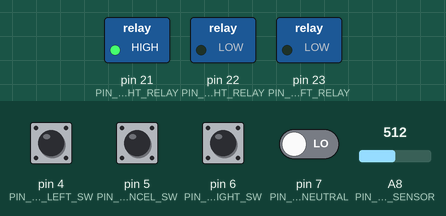
Simulated run of this sketch. Board: Arduino Mega 2560, built with avr-gcc and run on an emulated ATmega2560. Parts: switched loads named in the sketch (green lamp = pin HIGH). The test bench sets the inputs (shaded band); at power-on: pin 4 (PIN_DIGITAL_INPUT_TURNSIGNAL_LEFT_SW), pin 5 (PIN_DIGITAL_INPUT_TURNSIGNAL_CANCEL_SW), pin 6 (PIN_DIGITAL_INPUT_TURNSIGNAL_RIGHT_SW), pin 7 (PIN_DIGITAL_INPUT_NEUTRAL) LOW, A8 (PIN_ANALOG_INPUT_CDS_SENSOR) = 512.

Above: at 1.2 s.
1.3 s: pin 4 (PIN_DIGITAL_INPUT_TURNSIGNAL_LEFT_SW) pulled HIGH for 0.15 s
At 2.3 s:
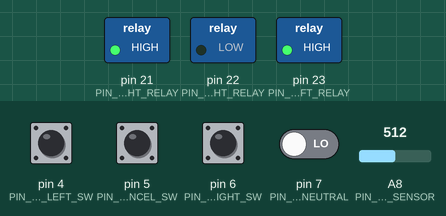
2.9 s: A8 (PIN_ANALOG_INPUT_CDS_SENSOR) set to 276
5.9 s: A8 (PIN_ANALOG_INPUT_CDS_SENSOR) set to 258
At 8.65 s:
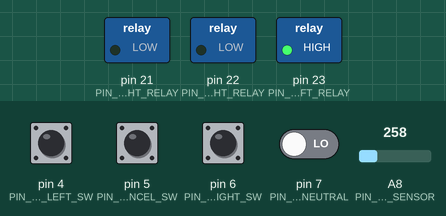
8.9 s: pin 6 (PIN_DIGITAL_INPUT_TURNSIGNAL_RIGHT_SW) pulled HIGH for 0.15 s
At 9.3 s:
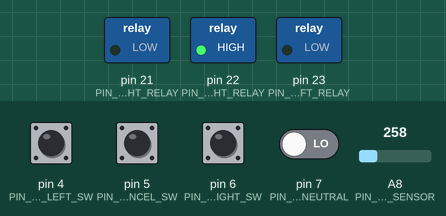
10.5 s: A8 (PIN_ANALOG_INPUT_CDS_SENSOR) set to 299
12.7 s: A8 (PIN_ANALOG_INPUT_CDS_SENSOR) set to 317
At 14.1 s:
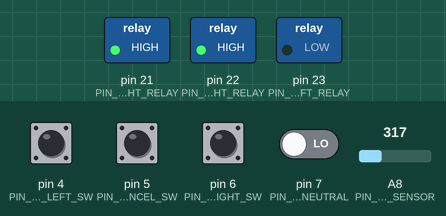
Timing chart, 0 to 15.7 s (numbered marks = the images above; inputs shaded):
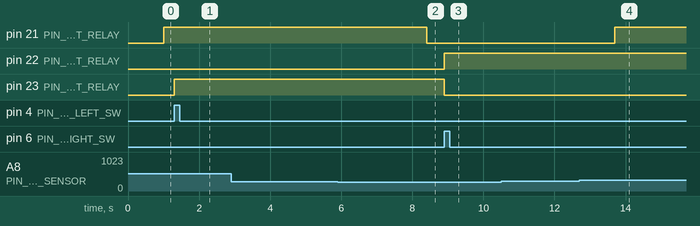

Measured:
- the behaviour switches between 266 and 265 on A8 (PIN_ANALOG_INPUT_CDS_SENSOR) (found by bisection; images 1 and 2)
- the behaviour switches between 306 and 307 on A8 (PIN_ANALOG_INPUT_CDS_SENSOR) (found by bisection; images 3 and 4)
- after the input at 1.3 s, pin 23 (PIN_DIGITAL_OUTPUT_TURNSIGNAL_LEFT_RELAY): LOW → HIGH at once
- after the input at 2.9 s, every drawn part: stays the same
- after the input at 5.9 s, pin 21 (PIN_DIGITAL_OUTPUT_HEADLIGHT_RELAY): HIGH → LOW after 2.5 s
- after the input at 8.9 s, pin 22 (PIN_DIGITAL_OUTPUT_TURNSIGNAL_RIGHT_RELAY): LOW → HIGH at once; pin 23 (PIN_DIGITAL_OUTPUT_TURNSIGNAL_LEFT_RELAY): HIGH → LOW at once
- after the input at 10.5 s, every drawn part: stays the same
- after the input at 12.7 s, pin 21 (PIN_DIGITAL_OUTPUT_HEADLIGHT_RELAY): LOW → HIGH after 1.0 s

The sketch:

SRX600.ino
```cpp
/*
 * Arduinoにて、
 *  バイクの
 *    ・ヘッドライトの自動点灯
 *    ・ウインカーのOn/Off 自動キャンセル
 *  を行う
 *
 *  created 2017/07/02 高橋夏彦
 *  updated 2017/08/26 オートキャンセル Ver-2.0.0
 *  updated 2019/02/17 Arduino Microに移行
 */
//#include <Wire.h>
//#include <HMC5883L.h>


//ヘッドライト関連
const int PIN_ANALOG_INPUT_CDS_SENSOR = 8;                    //CDSからの電圧
const int PIN_DIGITAL_OUTPUT_HEADLIGHT_RELAY = 21;            //ヘッドライトのリレー
const int PIN_DIGITAL_INPUT_NEUTRAL = 7;                      //ニュートラルスイッチ


//ウインカー関連
const int PIN_DIGITAL_INPUT_TURNSIGNAL_LEFT_SW = 4;           //ウインカー左スイッチからの信号(濃茶)
const int PIN_DIGITAL_INPUT_TURNSIGNAL_CANCEL_SW = 5;         //ウインカーキャンセルスイッチからの信号
const int PIN_DIGITAL_INPUT_TURNSIGNAL_RIGHT_SW = 6;          //ウインカー右スイッチからの信号(濃緑)
const int PIN_DIGITAL_OUTPUT_TURNSIGNAL_RIGHT_RELAY = 22;     //ウインカー右のリレー(濃緑)
const int PIN_DIGITAL_OUTPUT_TURNSIGNAL_LEFT_RELAY = 23;      //ウインカー左のリレー(濃茶)
enum ETurnSignalState {OFF = 0, LEFT = 1, RIGHT = 2};         //ウインカーの状態
ETurnSignalState CurrentTurnSignalState
                                = ETurnSignalState::OFF;

//速度計測関連
const int PIN_INTERRUPT_SPEED_PULSE = 1;                      //回転速度センサーからの割込みピン
const float NUMBER_OF_PULSES_PER_METER = 23.0;                //1mあたりのパルス数(ドライブスプロケットからの検出数)
volatile int PulseCount = 0;                                  //回転速度センサーからのパルス数
int CurrentSpeed = 0;                                         //現在の車速

//車速変化の状態(通常走行中、徐行中、減速中、ほぼ停止)
enum ESpeedState {NORMAL_RUNNING = 0,
                  SLOW_RUNNING = 1,
                  SLOW_DOWN = 2,
                  ALMOST_STOP = 3};

ESpeedState CurrentSpeedState = ESpeedState::ALMOST_STOP;     //車速変化の現在の状態

////地磁気センサーによるオートキャンセル関連
//HMC5883L compass;
//int previousDegree;
//int onHeading = 0;
//struct RANGE {
//  int from;
//  int to;
//};
//RANGE cancelRange1;
//RANGE cancelRange2;
//const int CANCEL_ANGLE = 40;  //ウィンカーを消す角度

/*
 * setup()
 *
 */
void setup() {
  Serial.begin( 9600 );

//  //地磁気センサー関連
//  // Initialize HMC5883L
//  while (!compass.begin())
//  {
//    delay(500);
//  }
//  // Set measurement range
//  compass.setRange(HMC5883L_RANGE_1_3GA);
//  // Set measurement mode
//  compass.setMeasurementMode(HMC5883L_CONTINOUS);
//  // Set data rate
//  compass.setDataRate(HMC5883L_DATARATE_30HZ);
//  // Set number of samples averaged
//  compass.setSamples(HMC5883L_SAMPLES_8);
//  // Set calibration offset. See HMC5883L_calibration.ino
//  compass.setOffset(-256, -69);
//

  //ピン設定
  pinMode(PIN_DIGITAL_OUTPUT_HEADLIGHT_RELAY, OUTPUT);
  pinMode(PIN_DIGITAL_INPUT_NEUTRAL, INPUT);

  pinMode(PIN_DIGITAL_INPUT_TURNSIGNAL_LEFT_SW, INPUT);
  pinMode(PIN_DIGITAL_INPUT_TURNSIGNAL_RIGHT_SW, INPUT);
  pinMode(PIN_DIGITAL_INPUT_TURNSIGNAL_CANCEL_SW, INPUT);
  pinMode(PIN_DIGITAL_OUTPUT_TURNSIGNAL_LEFT_RELAY, OUTPUT);
  pinMode(PIN_DIGITAL_OUTPUT_TURNSIGNAL_RIGHT_RELAY, OUTPUT);

  attachInterrupt(digitalPinToInterrupt(PIN_INTERRUPT_SPEED_PULSE), pulseCounter, RISING );
}


/*
 * loop()
 *
 */
void loop() {

  //ヘッドライトの制御
  headLightControl();

  //ウインカーの制御
  turnSignalControl();

  //車速の計算
  calcMovingSpeed();

  //ウインカーオートキャンセル
  turnSignalAutoCancelControl();

//  //方位によるウインカーオートキャンセル
//  headingCancel();

  //デバッグコード
//  Serial.println( PulseCount );
}


/*
 * headLightControl ヘッドライトの制御
 *   CDSからの電圧をチェックし、一定時間、閾値を上回ったらヘッドライトを点灯する
 *                 〃                           下回ったらヘッドライトを消灯する
 */
void headLightControl() {
  static int prevState = LOW;
  static int currentState = LOW;
  static bool timerStart = false;
  static long timer = 0;

  prevState = currentState;

  if (digitalRead(PIN_DIGITAL_INPUT_NEUTRAL) == HIGH) {
    //ニュートラルに入ったらLOW
    currentState = LOW;
  } else {
    //CDSの電圧
    int i = analogRead(PIN_ANALOG_INPUT_CDS_SENSOR);
    float cdsV = i * 5.0 / 1023.0;

    //ON/OFF閾値
    float threshold = 1.5;

    if (cdsV > threshold) {
      currentState = HIGH;
    } else if (cdsV < threshold - 0.2) {
      currentState = LOW;
    }
  }

  if (currentState != prevState) {
    timerStart = true;
    timer = millis();
  }

  /* ヘッドライトの点灯チェック */
  //1秒暗い状態が続いたらヘッドライトを点灯
  if (timerStart &&
        currentState == HIGH &&
          (millis() - timer > 1000)) {
    digitalWrite(PIN_DIGITAL_OUTPUT_HEADLIGHT_RELAY, HIGH);
    timerStart = false;
  }

  /* ヘッドライトの消灯チェック */
  //2.5秒明るい状態が続いたらヘッドライトを消灯
  if (timerStart &&
        currentState == LOW &&
          (millis() - timer > 2500)) {
    digitalWrite(PIN_DIGITAL_OUTPUT_HEADLIGHT_RELAY, LOW);
    timerStart = false;
  }
}


/*
 * turnSignalControl ウインカーの制御
 *   左ウインカースイッチ
 *   右ウインカースイッチ
 *   ウインカーキャンセルスイッチ
 *   からの信号をチェックし、それぞれの信号に従い、ウインカーをOn/Offする
 */
void turnSignalControl() {

  // 左ウインカースイッチのチェック
  int tl = digitalRead(PIN_DIGITAL_INPUT_TURNSIGNAL_LEFT_SW);
  if (tl == HIGH) {
    digitalWrite(PIN_DIGITAL_OUTPUT_TURNSIGNAL_LEFT_RELAY, HIGH);
    digitalWrite(PIN_DIGITAL_OUTPUT_TURNSIGNAL_RIGHT_RELAY, LOW);
//    setLeftTurn();
    CurrentTurnSignalState = ETurnSignalState::LEFT;
  }

  // 右ウインカースイッチのチェック
  int tr = digitalRead(PIN_DIGITAL_INPUT_TURNSIGNAL_RIGHT_SW);
  if (tr == HIGH) {
    digitalWrite(PIN_DIGITAL_OUTPUT_TURNSIGNAL_LEFT_RELAY, LOW);
    digitalWrite(PIN_DIGITAL_OUTPUT_TURNSIGNAL_RIGHT_RELAY, HIGH);
//    setRightTurn();
    CurrentTurnSignalState = ETurnSignalState::RIGHT;
  }

  // ウインカーキャンセルスイッチのチェック
  int tc = digitalRead(PIN_DIGITAL_INPUT_TURNSIGNAL_CANCEL_SW);
  if (tc == HIGH) {
    digitalWrite(PIN_DIGITAL_OUTPUT_TURNSIGNAL_LEFT_RELAY, LOW);
    digitalWrite(PIN_DIGITAL_OUTPUT_TURNSIGNAL_RIGHT_RELAY, LOW);
    CurrentTurnSignalState = ETurnSignalState::OFF;
  }
}


/*
 * calcMovingSpeed 車速の計算
 */
void calcMovingSpeed() {
  const int interval = 250;   //計測間隔 (単位:ミリ秒)
  static int prevSpeed = 0;   //前回チェックした際の速度
  static long timer = 0;

  static float aveSpeed[] = {0, 0, 0, 0};
  static int aveLength = 4;
  static int aveIndex = 0;

  if (millis() - timer > interval) {
    //interval(ミリ秒)の間に何メートル進んだか
    float m = PulseCount / NUMBER_OF_PULSES_PER_METER;

    //時速に変換
    // 「interval(ミリ秒)の間に進んだ距離」を「1秒で進んだ距離」に換算し、km/hを計算
    aveSpeed[aveIndex] = (m * (1000 / interval) / 1000) * 3600;

    //過去4回の計測分の平均を計算し、現在の速度とする
    float sum = 0;
    for ( int i = 0; i <= aveLength - 1; i++ ) {
      sum = sum + aveSpeed[i];
    }

    CurrentSpeed = sum / aveLength;

    aveIndex++;
    if ( aveIndex == aveLength ) { aveIndex = 0; }


    //前回チェックした際の速度と現在の速度を比較し、走行状態を判定
    if (CurrentSpeed >= 40) {
      //通常走行中（40km/h以上）
      CurrentSpeedState = ESpeedState::NORMAL_RUNNING;

    } else if (CurrentSpeed <= 25) {
      //ほぼ停止（25km/h以下）
      CurrentSpeedState = ESpeedState::ALMOST_STOP;

    } else if ( prevSpeed > CurrentSpeed ) {
      //減速中
      CurrentSpeedState = ESpeedState::SLOW_DOWN;

    } else {
      //徐行中
      CurrentSpeedState = ESpeedState::SLOW_RUNNING;

    }

    prevSpeed = CurrentSpeed;
    PulseCount = 0;
    timer = millis();
  }
}


/*
 * pulseCounter 速度計測のための割込み処理
 */
void pulseCounter() {
  PulseCount += 1;
}


/*
 * turnSignalAutoCancelControl ウインカーオートキャンセルの制御
 */
void turnSignalAutoCancelControl() {
  static ESpeedState prevSpeedState = ESpeedState::ALMOST_STOP;         //車速変化の前回チェックした際の状態
  static ETurnSignalState prevTurnSignalState = ETurnSignalState::OFF;  //ウインカーの  〃
  static bool timerStart = false;
  static long timer = 0;
  static int lightingTime = 0;

  if (CurrentTurnSignalState == ETurnSignalState::LEFT ||
        CurrentTurnSignalState == ETurnSignalState::RIGHT) {

    switch (CurrentSpeedState) {
      case ESpeedState::NORMAL_RUNNING:

        //通常走行中にウインカースイッチをOFF→ON
        if (prevTurnSignalState == ETurnSignalState::OFF) {

          //タイマースタート
          timer = millis();
          timerStart = true;

          if (CurrentSpeed > 90) {
            //90km/h以上は、3秒後にOFF
            lightingTime = 3000;

          } else {
            //90km/h未満は、2秒後にOFF
            lightingTime = 2000;

          }
        //「徐行中」から「通常走行中」状態へ移行したら、タイマースタート
        } else if (prevSpeedState == ESpeedState::SLOW_RUNNING) {

          //タイマースタート
          timer = millis();
          timerStart = true;
          lightingTime = 1000;
        }
        break;

      case ESpeedState::SLOW_RUNNING:

        //「ほぼ停止」または「減速中」から「徐行中」状態へ移行したら、タイマースタート
        if (prevSpeedState == ESpeedState::ALMOST_STOP ||
            prevSpeedState == ESpeedState::SLOW_DOWN) {

          //タイマースタート
          timer = millis();
          timerStart = true;

          if (prevSpeedState == ESpeedState::ALMOST_STOP) {
              //「ほぼ停止」から移行した場合、1秒後にOFF
              lightingTime = 1000;

          } else if (prevSpeedState == ESpeedState::SLOW_DOWN) {
              //「減速」から移行した場合、2秒後にOFF
              lightingTime = 2000;

          }
        }
        break;

      case ESpeedState::SLOW_DOWN:
        //「減速中」はウインカーOFFしない
        timerStart = false;
        break;

      case ESpeedState::ALMOST_STOP:
        //「ほぼ停止」はウインカーOFFしない
        timerStart = false;
        break;

    }

    //ウインカーOFF判定
    if ((millis() - timer > lightingTime) && timerStart) {
      //ウインカーOFF
      digitalWrite(PIN_DIGITAL_OUTPUT_TURNSIGNAL_LEFT_RELAY, LOW);
      digitalWrite(PIN_DIGITAL_OUTPUT_TURNSIGNAL_RIGHT_RELAY, LOW);
      CurrentTurnSignalState = ETurnSignalState::OFF;

      timerStart = false;
    }
  }

  prevTurnSignalState = CurrentTurnSignalState;
  prevSpeedState = CurrentSpeedState;
}


//void headingCancel() {
//
//  int heading = angleRead();
//
//  if (CurrentTurnSignalState == ETurnSignalState::LEFT ||
//        CurrentTurnSignalState == ETurnSignalState::RIGHT) {
//
//    if ((cancelRange1.from <= heading && heading <= cancelRange1.to) ||
//          (cancelRange2.from <= heading && heading <= cancelRange2.to)) {
//      //ウインカーOFF
//      digitalWrite(PIN_DIGITAL_OUTPUT_TURNSIGNAL_LEFT_RELAY, LOW);
//      digitalWrite(PIN_DIGITAL_OUTPUT_TURNSIGNAL_RIGHT_RELAY, LOW);
//      CurrentTurnSignalState = ETurnSignalState::OFF;
//      onHeading = 0;
//    }
//  }
//
//  Serial.print("mode = ");
//  if (CurrentTurnSignalState == ETurnSignalState::LEFT) {
//    Serial.print("Left ");
//  } else if (CurrentTurnSignalState == ETurnSignalState::RIGHT) {
//    Serial.print("Right ");
//  } else {
//    Serial.print("Off ");
//  }
//  Serial.print("heading = ");Serial.print(heading);
//  Serial.print(" on = ");Serial.print(onHeading);
//  Serial.print(" cancelRange1.from  = ");Serial.print(cancelRange1.from );
//  Serial.print(" cancelRange1.to  = ");Serial.print(cancelRange1.to );
//  Serial.print(" cancelRange2.from  = ");Serial.print( cancelRange2.from );
//  Serial.print(" cancelRange2.to  = " );Serial.print(cancelRange2.to );
//  Serial.println("");
//}
//
////左ターンの場合
//void setLeftTurn() {
//  int heading = angleRead();
//  onHeading = heading;
//
//  cancelRange1.from = 0;
//  cancelRange1.to = 0;
//  cancelRange2.from = 0;
//  cancelRange2.to = 0;
//
//  float startAngle = heading - CANCEL_ANGLE;
//  float endAngle = heading - 180;
//  if (startAngle >= 0 && endAngle >= 0) {
//    cancelRange1.from = endAngle;
//    cancelRange1.to = startAngle;
//  } else if (startAngle >= 0 && endAngle < 0) {
//    cancelRange1.from = 0;
//    cancelRange1.to = startAngle;
//    cancelRange2.from = endAngle + 360;
//    cancelRange2.to = 360;
//  } else {
//    cancelRange1.from = endAngle + 360;
//    cancelRange1.to = startAngle + 360;
//  }
//}
//
////右ターンの場合
//void setRightTurn() {
//  int heading = angleRead();
//  onHeading = heading;
//
//  cancelRange1.from = 0;
//  cancelRange1.to = 0;
//  cancelRange2.from = 0;
//  cancelRange2.to = 0;
//
//  float startAngle = heading + CANCEL_ANGLE;
//  float endAngle = heading + 180;
//  if (startAngle < 360 && endAngle < 360) {
//    cancelRange1.from = startAngle;
//    cancelRange1.to = endAngle;
//  } else if (startAngle < 360 && endAngle > 360) {
//    cancelRange1.from = startAngle;
//    cancelRange1.to = 360;
//    cancelRange2.from = 0;
//    cancelRange2.to = endAngle - 360;
//  } else {
//    cancelRange1.from = startAngle- 360;
//    cancelRange1.to = endAngle  - 360;
//  }
//}
//
//int angleRead(){
//  long x = micros();
//  Vector norm = compass.readNormalize();
//
//  // Calculate heading
//  float heading = atan2(norm.YAxis, norm.XAxis);
//
//  // Set declination angle on your location and fix heading
//  // You can find your declination on: http://magnetic-declination.com/
//  // (+) Positive or (-) for negative
//  // For Bytom / Poland declination angle is 4'26E (positive)
//  // Formula: (deg + (min / 60.0)) / (180 / M_PI);
//  float declinationAngle = (-7.0 + (25.0 / 60.0)) / (180 / M_PI);
//  heading += declinationAngle;
//
//  // Correct for heading < 0deg and heading > 360deg
//  if (heading < 0)
//  {
//    heading += 2 * PI;
//  }
//
//  if (heading > 2 * PI)
//  {
//    heading -= 2 * PI;
//  }
//
//  // Convert to degrees
//  float headingDegrees = heading * 180/M_PI;
//
//  // Fix HMC5883L issue with angles
//  float fixedHeadingDegrees;
//
//  if (headingDegrees >= 1 && headingDegrees < 240)
//  {
//    fixedHeadingDegrees = map(headingDegrees, 0, 239, 0, 179);
//  } else
//  if (headingDegrees >= 240)
//  {
//    fixedHeadingDegrees = map(headingDegrees, 240, 360, 180, 360);
//  }
//
//  // Smooth angles rotation for +/- 3deg
//  int smoothHeadingDegrees = round(fixedHeadingDegrees);
//
//  if (smoothHeadingDegrees < (previousDegree + 3) && smoothHeadingDegrees > (previousDegree - 3))
//  {
//    smoothHeadingDegrees = previousDegree;
//  }
//
//  previousDegree = smoothHeadingDegrees;
//
//  // One loop: ~5ms @ 115200 serial.
//  // We need delay ~28ms for allow data rate 30Hz (~33ms)
//  delay(30);
//
//  return smoothHeadingDegrees;
//}
```
